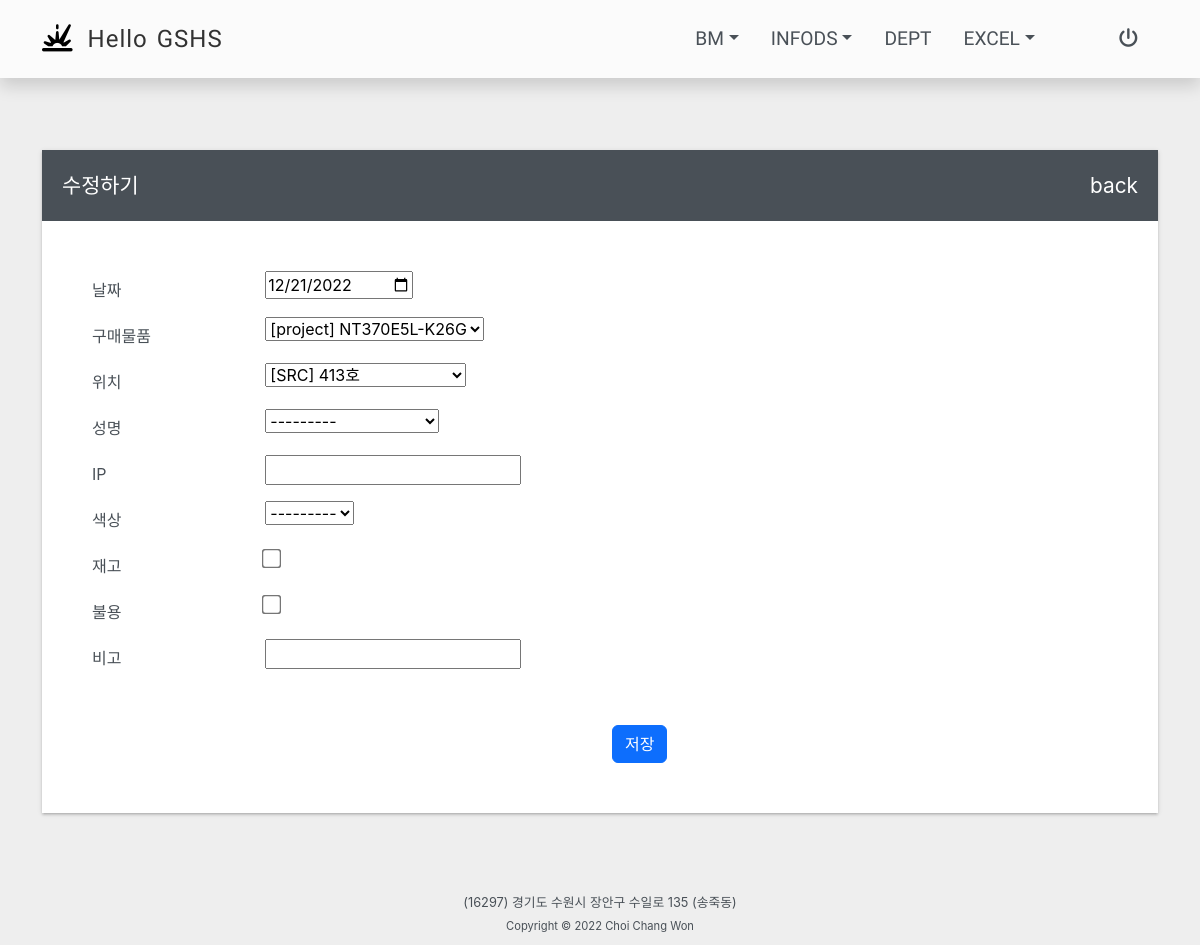
/gigi/update/11/ (signed in), run on the app's committed database.
### gshsapp/models.py (models this page shows, shortened)
class Gigiinfo(models.Model):
    COLOR_SELECT = (
        ('None',None),
        ('블랙','블랙'),
        ('컬러','컬러'),
    )
    date = models.DateField(default=timezone.now)
    buyproduct = models.ForeignKey(Buyproduct, on_delete=models.CASCADE, related_name='gigiinfo')
    location = models.ForeignKey(Location, on_delete=models.CASCADE, related_name='gigiinfo')
    user = models.ForeignKey(User, on_delete=models.CASCADE, related_name='gigiinfo', null=True, blank=True)
    ip = models.CharField(max_length=20, null=True, blank=True)
    color = models.CharField(max_length=10, choices=COLOR_SELECT, default=None, blank=True)
    jaego = models.BooleanField(default=False)
    notuse = models.BooleanField(default=False)
    bigo = models.CharField(max_length=100, null=True, blank=True)
    class Meta:
        db_table = "gigiinfo"

### gshsapp/views.py (the view, shortened to what this page needs)
# urls.py: path('gigi/update/<int:pk>/', views.InfogigiUV.as_view(), name='gigi_update'),
@method_decorator(login_message_required, name='dispatch')
class InfogigiUV(UpdateView):
    model = Gigiinfo
    template_name = 'gshsapp/snipet/infogigi_update.html'
    form_class = GigiinfoForm

### gshsapp/models.py (called while the page is built)
    def __str__(self):
        return self.gubun

    def __str__(self):
        return f'[{self.gubun}] {self.model}'

    def __str__(self):
        return f'[{self.building}] {self.hosil}'

### login/models.py (called while the page is built)
    def __str__(self):
        return f'{self.name}({self.subject})'

### gshsapp/templates/gshsapp/snipet/infogigi_update.html (shortened to what this page needs)
{% extends 'base.html' %}
{% block content %}
<div class="box_shadow">
    <div class="gigi-update1">
        <span>수정하기</span><a href="javascript:history.back();" style="text-decoration: none;color:white;">back</a>
    </div>
    <div class="gigi-update2">
        <form method="POST" action="">
            <div class="row mb-2">
                <label class="col-form-label col-md-2" for="id_date">날짜</label>
                <div class="col-md-10">{{ form.date }}</div>
            </div>
            <div class="row mb-2">
                <label class="col-form-label col-md-2" for="id_buyproduct">구매물품</label>
                <div class="col-md-10">{{ form.buyproduct }}</div>
            </div>
            <div class="row mb-2">
                <label class="col-form-label col-md-2" for="id_location">위치</label>
                <div class="col-md-10">{{ form.location }}</div>
            </div>
            <div class="row mb-2">
                <label class="col-form-label col-md-2" for="id_user">성명</label>
                <div class="col-md-10">{{ form.user }}</div>
            </div>
            <div class="row mb-2">
                <label class="col-form-label col-md-2" for="id_ip">IP</label>
                <div class="col-md-10">{{ form.ip }}</div>
            </div>
            <div class="row mb-2">
                <label class="col-form-label col-md-2" for="id_color">색상</label>
                <div class="col-md-10">{{ form.color }}</div>
            </div>
            <div class="row mb-2">
                <label class="col-form-label col-md-2" for="id_jaego">재고</label>
                <div class="col-md-10">{{ form.jaego }}</div>
            </div>
            <div class="row mb-2">
                <label class="col-form-label col-md-2" for="id_notuse">불용</label>
                <div class="col-md-10">{{ form.notuse }}</div>
            </div>
            <div class="row mb-2">
                <label class="col-form-label col-md-2" for="id_bigo">비고</label>
                <div class="col-md-10">{{ form.bigo }}</div>
            </div>
            <div class="row mt-5">
                <div class="col-md-6 offset-md-6">
                    <button class="btn btn-primary" type="submit">저장</button>
                </div>
            </div>
        </form>
    </div>
</div>
{% endblock %}

### static/css/gshs.css (style rules this page uses)
html, body { -ms-overflow-style: none; background-color: #eee; color: #495057; font-family: "NotoSansKR-Regular", -apple-system, BlinkMacSystemFont, "Segoe UI", Roboto, "Helvetica Neue", Arial, "Noto Sans", sans-serif, "Apple Color Emoji", "Segoe UI Emoji", "Segoe UI Symbol", "Noto Color Emoji"; }
a { text-decoration: none; }
.gigi-update2 { background-color: white; padding: 50px; }
.gigi-update1 { width: 100%; color: white; display: flex; justify-content: space-between; padding: 20px; font-size: 1.3rem; background-color: #495057; }
.box_shadow { box-shadow: 0 2px 2px 0 rgb(0 0 0 / 12%), 0 3px 1px -2px rgb(0 0 0 / 6%), 0 1px 5px 0 rgb(0 0 0 / 12%); }
input[type=checkbox] { transform : scale(1.5); }

### data on the page
Gigiinfo: date "12/21/2022", buyproduct "[project] NT370E5L-K26G", location "[SRC] 413호", user "---------", color "---------"
